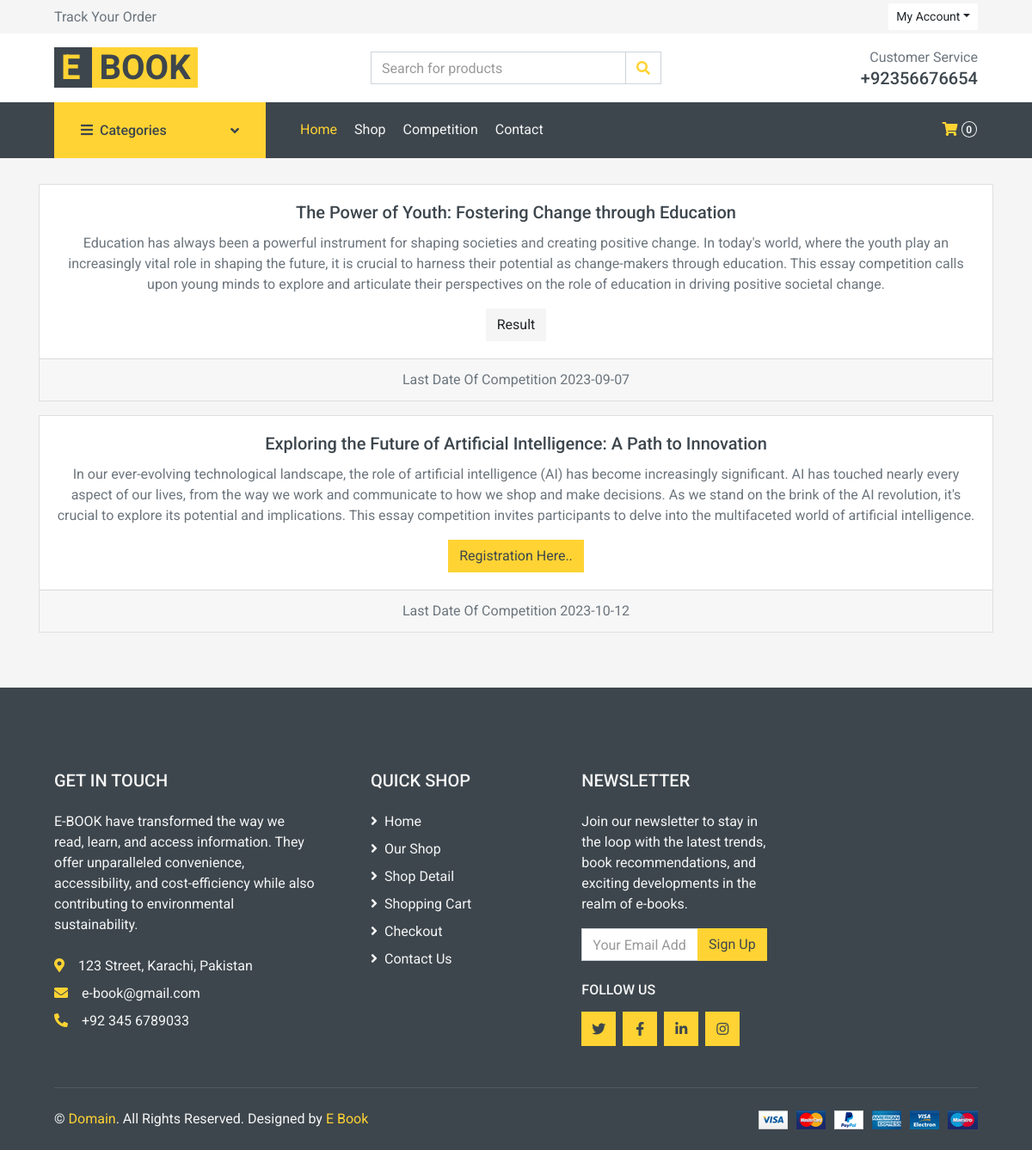
/Web/competition.php, run on the app's committed database.
### tables this page shows
CREATE TABLE `competitions` (
  `competition_id` int(11) NOT NULL,
  `title` varchar(255) DEFAULT NULL,
  `description` text DEFAULT NULL,
  `start_date` date DEFAULT NULL,
  `end_date` date DEFAULT NULL,
  `is_active` tinyint(1) DEFAULT NULL
);

### Web/competition.php (the view, shortened to what this page needs)
<!DOCTYPE html>
<html lang="en">
<head>
</head>
<body>
    <?php
    include "Layout/header.php";
    ?>
<?php
    $sql = "SELECT * FROM competitions";
    $result = $con->query($sql);
    if ($result->num_rows > 0) {
        while ($row = $result->fetch_assoc()) {
            echo '
            <div class="container pb-3">
                <div class="card text-center">
                    <div class="card-body">
                        <h5 class="card-title">' . $row['title'] . '</h5>
                        <p class="card-text">' . $row['description'] . '</p>';
            if ($row['is_active'] == 1) {
                echo '<a href="competition_submit.php?_competition_id=' . $row['competition_id'] . '" class="btn btn-primary">Registration Here..</a>';
            } else {
                echo '<a href="result_page.php?id=' . $row['competition_id'] . '" class="btn btn-secondary">Result</a>';
            }
            echo '</div>
                    <div class="card-footer text-muted">
                       Last Date Of Competition ' . $row['end_date'] . '
                    </div>
                </div>
            </div>
            ';
        }
    }
?>
    <?php
    include "Layout/footer.php";
    ?>
</body>
</html>

### Web/Layout/header.php (shortened to what this page needs)
<!DOCTYPE php>
<php lang="en">
    <head>
        <link href="https://cdnjs.cloudflare.com/ajax/libs/font-awesome/5.10.0/css/all.min.css" rel="stylesheet">
        <link href="lib/animate/animate.min.css" rel="stylesheet">
        <link href="lib/owlcarousel/assets/owl.carousel.min.css" rel="stylesheet">
        <link href="css/style.css" rel="stylesheet">
    </head>
    <body>
        <div class="container-fluid">
            <div class="row bg-secondary py-1 px-xl-5">
                <div class="col-lg-6 d-none d-lg-block">
                    <div class="d-inline-flex align-items-center h-100">
                        <a class="text-body mr-3" href="status.php">Track Your Order</a>
                    </div>
                </div>
                <div class="col-lg-6 text-center text-lg-right">
                    <div class="d-inline-flex align-items-center">
                        <div class="btn-group">
                            <?php
                            if (isset($_SESSION['user_id'])) {
                                $username = $_SESSION['user_name'];
                                echo '
    <button type="button" class="btn btn-sm btn-light dropdown-toggle" data-toggle="dropdown">' . $username . '</button>
    <div class="dropdown-menu dropdown-menu-right">
    <a class="dropdown-item" href="logout.php" type="button">Log out</a>
    <a class="dropdown-item" href="profile.php" type="button">Profile</a>
    ';
                            } else {
                                echo '
    <button type="button" class="btn btn-sm btn-light dropdown-toggle" data-toggle="dropdown">My Account</button>
    <div class="dropdown-menu dropdown-menu-right">
    <a class="dropdown-item" href="sign_in.php" type="button">Sign in</a>
    <a class="dropdown-item" href="sign_up.php" type="button">Sign up</a>
    ';
                            }
                            ?>
                        </div>
                    </div>
                </div>
            </div>
        </div>
        <div class="row align-items-center bg-light py-3 px-xl-5 d-none d-lg-flex">
            <div class="col-lg-4">
                <a href="" class="text-decoration-none">
                    <span class="h1 text-uppercase text-primary bg-dark px-2">E </span>
                    <span class="h1 text-uppercase text-dark bg-primary px-2 ml-n1">BOOK</span>
                </a>
            </div>
            <div class="col-lg-4 col-6 text-left">
                <form action="">
                    <div class="input-group">
                        <input type="text" class="form-control" placeholder="Search for products">
                        <div class="input-group-append">
                            <span class="input-group-text bg-transparent text-primary">
                                <i class="fa fa-search"></i>
                            </span>
                        </div>
                    </div>
                </form>
            </div>
            <div class="col-lg-4 col-6 text-right">
                <p class="m-0">Customer Service</p>
                <h5 class="m-0">+92356676654</h5>
            </div>
        </div>
        </div>
        <div class="container-fluid bg-dark mb-30">
            <div class="row px-xl-5">
                <div class="col-lg-3 d-none d-lg-block">
                    <a class="btn d-flex align-items-center justify-content-between bg-primary w-100" data-toggle="collapse" href="#navbar-vertical" style="height: 65px; padding: 0 30px;">
                        <h6 class="text-dark m-0"><i class="fa fa-bars mr-2"></i>Categories</h6>
                        <i class="fa fa-angle-down text-dark"></i>
                    </a>
                    <?php
                    include "confiq.php";
                    ?>
                </div>
                <div class="col-lg-9">
                    <nav class="navbar navbar-expand-lg bg-dark navbar-dark py-3 py-lg-0 px-0">
                        <div class="collapse navbar-collapse justify-content-between" id="navbarCollapse">
                            <div class="navbar-nav mr-auto py-0">
                                <a href="index.php" class="nav-item nav-link active">Home</a>
                                <a href="shop.php" class="nav-item nav-link">Shop</a>
                                <a href="http://localhost/e-project/web/competition.php" class="nav-item nav-link">Competition</a>
                                <a href="contact.php" class="nav-item nav-link">Contact</a>
                            </div>
                            <div class="navbar-nav ml-auto py-0 d-none d-lg-block">
                                <a href="cart.php" class="btn px-0 ml-3">
                                    <i class="fas fa-shopping-cart text-primary"></i>
                                    <span class="badge text-secondary border border-secondary rounded-circle" style="padding-bottom: 2px;">
                                        <?php
                                        if(isset($_SESSION['user_id'])) {
                                            $user_id = $_SESSION['user_id'];
                                            $show = "SELECT * FROM `cart` where user_id = $user_id";
                                        $stmt = mysqli_query($con, $show);
                                        if ($stmt) {
                                            $row = mysqli_num_rows($stmt);
                                            echo $row;
                                        }
                                        } else {
                                            echo "0" ;
                                        }
                                        ?>
                                    </span>
                                </a>
                            </div>
                        </div>
                    </nav>
                </div>
            </div>
        </div>

### Web/Layout/footer.php (shortened to what this page needs)
<div class="container-fluid bg-dark text-secondary mt-5 pt-5">
    <div class="row px-xl-5 pt-5">
        <div class="col-lg-4 col-md-12 mb-5 pr-3 pr-xl-5">
            <h5 class="text-secondary text-uppercase mb-4">Get In Touch</h5>
            <p class="mb-4">E-BOOK have transformed the way we read, learn, and access information. They offer unparalleled convenience, accessibility, and cost-efficiency while also contributing to environmental sustainability.</p>
            <p class="mb-2"><i class="fa fa-map-marker-alt text-primary mr-3"></i>123 Street, Karachi, Pakistan</p>
            <p class="mb-2"><i class="fa fa-envelope text-primary mr-3"></i>e-book@gmail.com</p>
            <p class="mb-0"><i class="fa fa-phone-alt text-primary mr-3"></i>+92 345 6789033</p>
        </div>
        <div class="col-lg-8 col-md-12">
            <div class="row">
                <div class="col-md-4 mb-5">
                    <h5 class="text-secondary text-uppercase mb-4">Quick Shop</h5>
                    <div class="d-flex flex-column justify-content-start">
                        <a class="text-secondary mb-2" href="index.php"><i class="fa fa-angle-right mr-2"></i>Home</a>
                        <a class="text-secondary mb-2" href="shop.php"><i class="fa fa-angle-right mr-2"></i>Our Shop</a>
                        <a class="text-secondary mb-2" href="book_detail.php"><i class="fa fa-angle-right mr-2"></i>Shop Detail</a>
                        <a class="text-secondary mb-2" href="cart.php"><i class="fa fa-angle-right mr-2"></i>Shopping Cart</a>
                        <a class="text-secondary mb-2" href="checkout.php"><i class="fa fa-angle-right mr-2"></i>Checkout</a>
                        <a class="text-secondary" href="contact.php"><i class="fa fa-angle-right mr-2"></i>Contact Us</a>
                    </div>
                </div>
                <div class="col-md-4 mb-5">
                    <h5 class="text-secondary text-uppercase mb-4">Newsletter</h5>
                    <p> Join our newsletter to stay in the loop with the latest trends, book recommendations, and exciting developments in the realm of e-books. </p>
                    <form action="">
                        <div class="input-group">
                            <input type="text" class="form-control" placeholder="Your Email Address">
                            <div class="input-group-append">
                                <button class="btn btn-primary">Sign Up</button>
                            </div>
                        </div>
                    </form>
                    <h6 class="text-secondary text-uppercase mt-4 mb-3">Follow Us</h6>
                    <div class="d-flex">
                        <a class="btn btn-primary btn-square mr-2" href="#"><i class="fab fa-twitter"></i></a>
                        <a class="btn btn-primary btn-square mr-2" href="#"><i class="fab fa-facebook-f"></i></a>
                        <a class="btn btn-primary btn-square mr-2" href="#"><i class="fab fa-linkedin-in"></i></a>
                        <a class="btn btn-primary btn-square" href="#"><i class="fab fa-instagram"></i></a>
                    </div>
                </div>
            </div>
        </div>
    </div>
    <div class="row border-top mx-xl-5 py-4" style="border-color: rgba(256, 256, 256, .1) !important;">
        <div class="col-md-6 px-xl-0">
            <p class="mb-md-0 text-center text-md-left text-secondary">
                &copy; <a class="text-primary" href="#">Domain</a>. All Rights Reserved. Designed
                by
                <a class="text-primary" href="#">E Book</a>
            </p>
        </div>
        <div class="col-md-6 px-xl-0 text-center text-md-right">
            <img class="img-fluid" src="img/payments.png" alt="">
        </div>
    </div>
</div>
</body>

### data on the page
competitions: title "The Power of Youth: Fostering Change through Education", description "Education has always been a powerful instrument for shaping societies and creating positive change. In today's world, where the youth play an increasingly vital role in shaping the future, it is crucial to harness their potential as change-makers through education. This essay competition calls upon young minds to explore and articulate their perspectives on the role of education in driving positive societal change.", end_date "2023-09-07"
competitions: title "Exploring the Future of Artificial Intelligence: A Path to Innovation", description "In our ever-evolving technological landscape, the role of artificial intelligence (AI) has become increasingly significant. AI has touched nearly every aspect of our lives, from the way we work and communicate to how we shop and make decisions. As we stand on the brink of the AI revolution, it's crucial to explore its potential and implications. This essay competition invites participants to delve into the multifaceted world of artificial intelligence.", end_date "2023-10-12"
